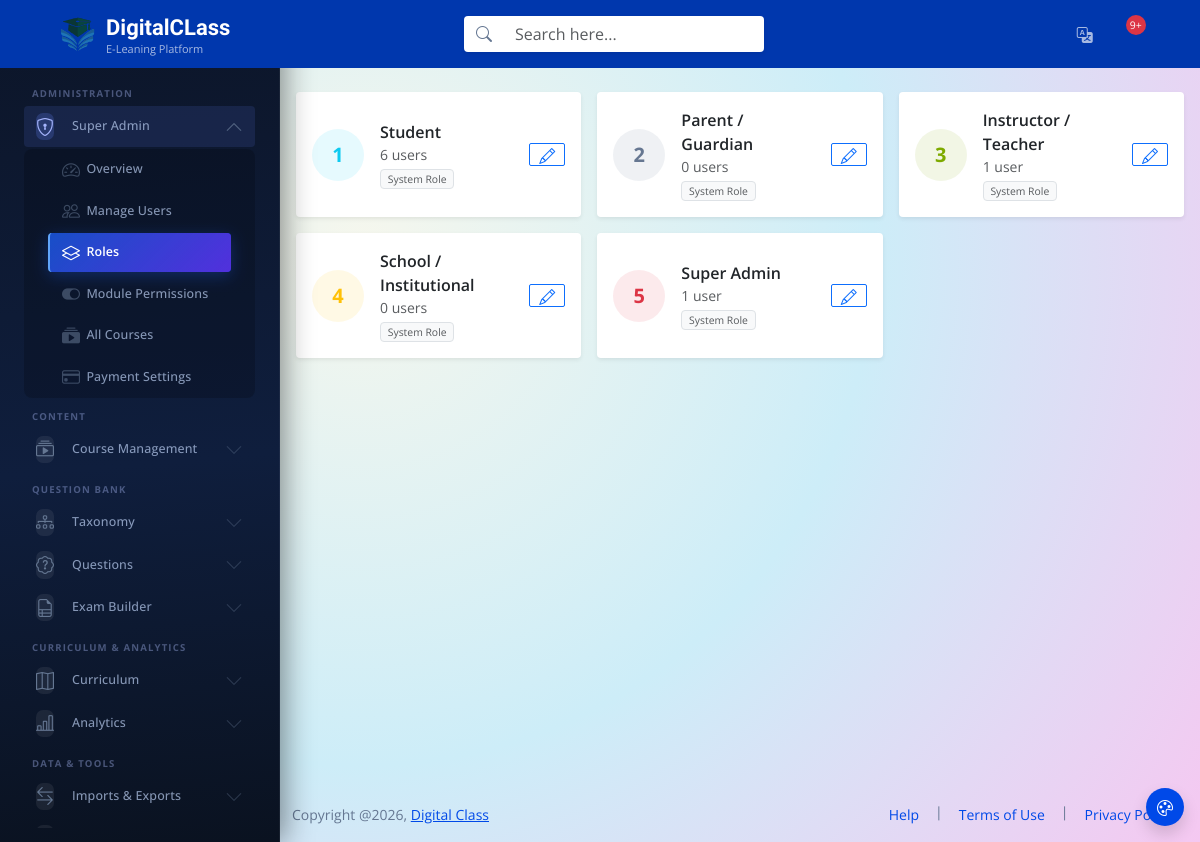
The page /data_files/?view=admin_roles (signed in) on the database its author committed.
### tables this page shows
CREATE TABLE `tbl_user_roles` (
  `id` int(11) NOT NULL AUTO_INCREMENT,
  `role_title` varchar(200) DEFAULT NULL,
  PRIMARY KEY (`id`)
);

### data_files/pages/admin_roles.php (the view, shortened to what this page needs)
<?php
$roles = $db->query("
    SELECT r.id, r.role_title,
           COUNT(u.id) AS user_count
    FROM tbl_user_roles r
    LEFT JOIN tbl_all_users u ON u.user_role = r.id
    GROUP BY r.id
    ORDER BY r.id
")->fetch_all(MYSQLI_ASSOC);
?>
<div class="container-fluid px-3 py-3">
  <div class="d-flex align-items-center justify-content-between mb-4 flex-wrap gap-2">
    <div>
      <h5 class="fw-semibold mb-1"><i class="bi bi-layers-fill text-primary me-2"></i>Roles</h5>
      <small class="text-muted">Manage platform roles. Role ID is used across the system.</small>
    </div>
    <button class="btn btn-primary btn-sm" onclick="openAddRole()">
    </button>
  </div>
  <div class="row g-3">
    <?php foreach ($roles as $r):
      $colors = ['','info','secondary','success','warning','danger'];
      $col    = $colors[$r['id']] ?? 'primary';
    ?>
    <div class="col-12 col-md-6 col-xl-4">
      <div class="card border-0 shadow-sm h-100">
        <div class="card-body d-flex align-items-center gap-3">
          <div class="rounded-circle bg-<?= $col ?> bg-opacity-10 d-flex align-items-center justify-content-center flex-shrink-0" style="width:52px;height:52px">
            <span class="fw-bold text-<?= $col ?> fs-5"><?= $r['id'] ?></span>
          </div>
          <div class="flex-grow-1 min-w-0">
            <div class="fw-semibold"><?= htmlspecialchars($r['role_title']) ?></div>
            <div class="small text-muted"><?= $r['user_count'] ?> user<?= $r['user_count'] != 1 ? 's' : '' ?></div>
            <?php if ($r['id'] <= 5): ?><span class="badge bg-light text-muted border" style="font-size:.65rem">System Role</span><?php endif; ?>
          </div>
          <div class="d-flex gap-1 flex-shrink-0">
            <button class="btn btn-sm btn-outline-primary py-0 px-2" onclick="editRole(<?= $r['id'] ?>, <?= json_encode($r['role_title']) ?>)">
              <i class="bi bi-pencil"></i>
            </button>
          </div>
        </div>
      </div>
    </div>
    <?php endforeach; ?>
  </div>
</div>

### assets/css/custom.css (style rules this page uses)
:root { --plyr-color-main: #0037ad; --plyr-audio-controls-background: #111827; --plyr-audio-control-color: #e2e8f0; --plyr-audio-control-color-hover: #0037ad; --plyr-range-fill-background: #0037ad; --plyr-range-track-background: rgba(255, 255, 255, 0.12); --plyr-audio-progress-buffered-background: rgba(0, 55, 173, 0.25); --plyr-range-thumb-background: #0037ad; --plyr-range-thumb-shadow: 0 1px 2px rgba(0, 55, 173, 0.2), 0 0 0 1px rgba(0, 55, 173, 0.25); --plyr-font-family: 'Open Sans', -apple-system, BlinkMacSystemFont, 'Segoe UI', sans-serif; --plyr-font-size-base: 14px; --plyr-font-size-small: 12px; --plyr-font-size-large: 16px; --plyr-font-weight-regular: 400; --plyr-font-weight-bold: 600; }

### assets/css/dcm-system.css (style rules this page uses)
:root { --dcm-brand-from: #1a4fc4; --dcm-brand-to: #6d28d9; --dcm-amber-from: #f59e0b; --dcm-amber-to: #d97706; --dcm-success-from: #059669; --dcm-success-to: #0d9488; --dcm-danger-from: #dc2626; --dcm-danger-to: #9f1239; --dcm-modal-radius: 20px; --dcm-modal-shadow: 0 40px 100px rgba(0,0,0,.42), 0 8px 30px rgba(0,0,0,.18); --dcm-backdrop-bg: rgba(10, 18, 42, 0.65); --dcm-surface: #ffffff; --dcm-surface-2: #f8fafc; --dcm-border: #e8edf4; --dcm-text: #0f172a; --dcm-muted: #64748b; --dcm-spring: cubic-bezier(0.16, 1, 0.3, 1); }

### data_files/index.php (style rules this page uses)
:root { --adminuiux-content-font: "Open Sans", sans-serif; --adminuiux-content-font-weight: 400; --adminuiux-title-font: "SUSE", sans-serif; --adminuiux-title-font-weight: 600 }

### rows shown on the page
tbl_user_roles: id "1", role_title "Student", user_count "6", shows "System Role"
tbl_user_roles: id "2", role_title "Parent / Guardian", user_count "0", shows "System Role"
tbl_user_roles: id "3", role_title "Instructor / Teacher", user_count "1", shows "System Role"
tbl_user_roles: id "4", role_title "School / Institutional", user_count "0", shows "System Role"
tbl_user_roles: id "5", role_title "Super Admin", user_count "1", shows "System Role"
